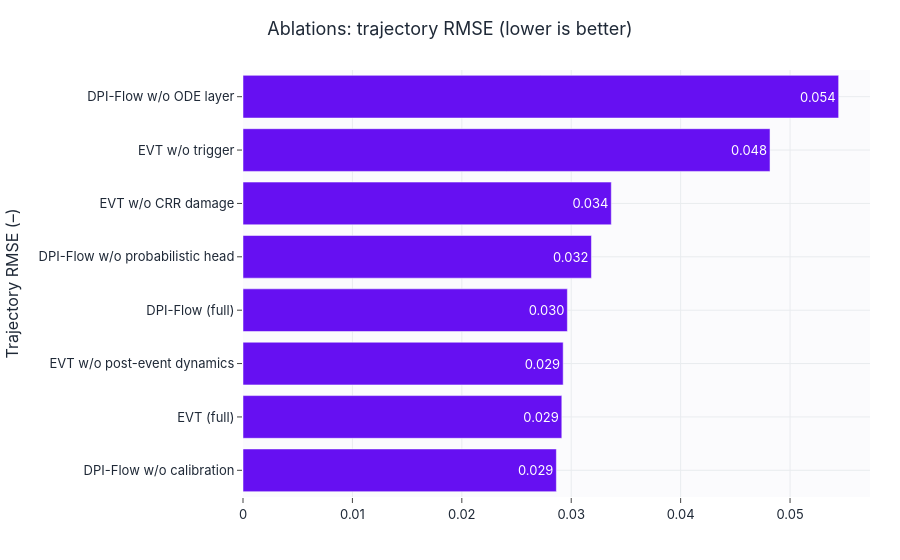

Notebook source saved alongside this figure:
### Markdown cell above
## Component ablations

### Code cell
sub = min(config.ablation_subset, 2400)
atrain = subsample_split(benchmark["train"], int(sub * 0.7), config.seed)
aval = subsample_split(benchmark["val"], int(sub * 0.15), config.seed + 1)
atest = subsample_split(benchmark["test"], int(sub * 0.15), config.seed + 2)
sd, pdim, qd = static_dim, prefix_dim, seq_dim = (benchmark["train"]["static"].shape[1],
    benchmark["train"]["prefix_summary"].shape[1], benchmark["train"]["seq_in"].shape[-1])
mcr, sl, pl = config.max_cycle_reference, config.seq_len, config.prefix_len
ablation_specs = [
    ("DPI-Flow (full)", DPIFlow(sd, pdim, sl, pl, mcr, calibration_steps=2, use_analytical_layer=True)),
    ("DPI-Flow w/o calibration", DPIFlow(sd, pdim, sl, pl, mcr, calibration_steps=0, use_analytical_layer=True)),
    ("DPI-Flow w/o probabilistic head", DPIFlow(sd, pdim, sl, pl, mcr, probabilistic=False, calibration_steps=2)),
    ("DPI-Flow w/o ODE layer", DPIFlow(sd, pdim, sl, pl, mcr, calibration_steps=0, use_analytical_layer=False)),
    ("EVT (full)", EVTNeuralSSM(sd, pdim, qd, sl, pl, mcr)),
    ("EVT w/o trigger", EVTNeuralSSM(sd, pdim, qd, sl, pl, mcr, use_trigger_head=False)),
    ("EVT w/o post-event dynamics", EVTNeuralSSM(sd, pdim, qd, sl, pl, mcr, structured_post_event=False)),
    ("EVT w/o CRR damage", EVTNeuralSSM(sd, pdim, qd, sl, pl, mcr, use_crr_damage=False)),
]
ablation_rows = [run_quick_experiment(n, m, atrain, aval, atest, epochs=config.ablation_epochs,
                                      config=config, device=device) for n, m in ablation_specs]
ablation_df = pd.DataFrame(ablation_rows).sort_values("Traj_RMSE")
display(english_metric_table(ablation_df)[["Model", "Trajectory RMSE", "AUROC", "Brier"]].round(4))
bar(ablation_df["model"], ablation_df["Traj_RMSE"], title="Ablations: trajectory RMSE (lower is better)",
    ylabel="Trajectory RMSE (–)", color="#6610f2", horizontal=True,
    save=SAVE_FIGS, fig_id="3_2_ablations_rmse").show()

### Figure 1 — Plotly figure (JSON) as saved in the notebook; plotly's stock layout.template omitted (floating-point values rounded to 4 significant figures)
{"data": [{"marker": {"color": "#6610f2"}, "orientation": "h", "text": ["0.029", "0.029", "0.029", "0.030", "0.032", "0.034", "0.048", "0.054"], "textposition": "auto", "type": "bar", "x": [0.02864, 0.02914, 0.02926, 0.02965, 0.03185, 0.03366, 0.04817, 0.05444], "y": ["DPI-Flow w/o calibration", "EVT (full)", "EVT w/o post-event dynamics", "DPI-Flow (full)", "DPI-Flow w/o probabilistic head", "EVT w/o CRR damage", "EVT w/o trigger", "DPI-Flow w/o ODE layer"]}], "layout": {"title": {"text": "Ablations: trajectory RMSE (lower is better)"}, "xaxis": {"title": {"text": ""}}, "yaxis": {"title": {"text": "Trajectory RMSE (–)"}}}}
